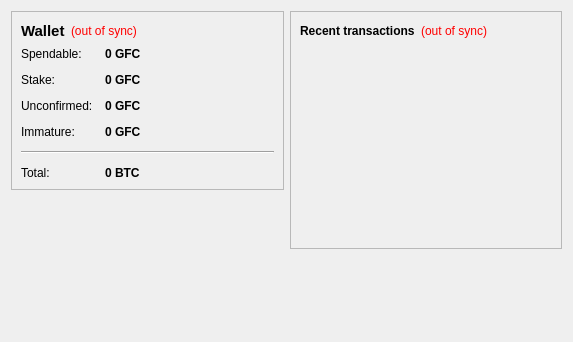
<?xml version="1.0" encoding="UTF-8"?>
<ui version="4.0">
 <class>OverviewPage</class>
 <widget class="QWidget" name="OverviewPage">
  <property name="geometry">
   <rect>
    <x>0</x>
    <y>0</y>
    <width>573</width>
    <height>342</height>
   </rect>
  </property>
  <property name="windowTitle">
   <string>Form</string>
  </property>
  <layout class="QHBoxLayout" name="horizontalLayout" stretch="1,1">
   <item>
    <layout class="QVBoxLayout" name="verticalLayout_2">
     <item>
      <widget class="QFrame" name="frame">
       <property name="frameShape">
        <enum>QFrame::StyledPanel</enum>
       </property>
       <property name="frameShadow">
        <enum>QFrame::Raised</enum>
       </property>
       <layout class="QVBoxLayout" name="verticalLayout_4">
        <item>
         <layout class="QHBoxLayout" name="horizontalLayout_4">
          <item>
           <widget class="QLabel" name="label_5">
            <property name="font">
             <font>
              <pointsize>11</pointsize>
              <weight>75</weight>
              <bold>true</bold>
             </font>
            </property>
            <property name="text">
             <string>Wallet</string>
            </property>
           </widget>
          </item>
          <item>
           <widget class="QLabel" name="labelWalletStatus">
            <property name="toolTip">
             <string>The displayed information may be out of date. Your wallet automatically synchronizes with the Guficoin network after a connection is established, but this process has not completed yet.</string>
            </property>
            <property name="styleSheet">
             <string notr="true">QLabel { color: red; }</string>
            </property>
            <property name="text">
             <string notr="true">(out of sync)</string>
            </property>
            <property name="alignment">
             <set>Qt::AlignLeading|Qt::AlignLeft|Qt::AlignVCenter</set>
            </property>
           </widget>
          </item>
          <item>
           <spacer name="horizontalSpacer_2">
            <property name="orientation">
             <enum>Qt::Horizontal</enum>
            </property>
            <property name="sizeHint" stdset="0">
             <size>
              <width>40</width>
              <height>20</height>
             </size>
            </property>
           </spacer>
          </item>
         </layout>
        </item>
        <item>
         <layout class="QFormLayout" name="formLayout_2">
          <property name="fieldGrowthPolicy">
           <enum>QFormLayout::AllNonFixedFieldsGrow</enum>
          </property>
          <property name="horizontalSpacing">
           <number>12</number>
          </property>
          <property name="verticalSpacing">
           <number>12</number>
          </property>
          <item row="0" column="0">
           <widget class="QLabel" name="label">
            <property name="text">
             <string>Spendable:</string>
            </property>
           </widget>
          </item>
          <item row="0" column="1">
           <widget class="QLabel" name="labelBalance">
            <property name="font">
             <font>
              <weight>75</weight>
              <bold>true</bold>
             </font>
            </property>
            <property name="cursor">
             <cursorShape>IBeamCursor</cursorShape>
            </property>
            <property name="toolTip">
             <string>Your current spendable balance</string>
            </property>
            <property name="text">
             <string notr="true">0 GFC</string>
            </property>
            <property name="textInteractionFlags">
             <set>Qt::LinksAccessibleByMouse|Qt::TextSelectableByKeyboard|Qt::TextSelectableByMouse</set>
            </property>
           </widget>
          </item>
          <item row="1" column="0">
           <widget class="QLabel" name="label_6">
            <property name="text">
             <string>Stake:</string>
            </property>
           </widget>
          </item>
          <item row="1" column="1">
           <widget class="QLabel" name="labelStake">
            <property name="font">
             <font>
              <weight>75</weight>
              <bold>true</bold>
             </font>
            </property>
            <property name="cursor">
             <cursorShape>IBeamCursor</cursorShape>
            </property>
            <property name="toolTip">
             <string>Total of coins that was staked, and do not yet count toward the current balance</string>
            </property>
            <property name="text">
             <string notr="true">0 GFC</string>
            </property>
            <property name="textInteractionFlags">
             <set>Qt::LinksAccessibleByMouse|Qt::TextSelectableByKeyboard|Qt::TextSelectableByMouse</set>
            </property>
           </widget>
          </item>
          <item row="2" column="0">
           <widget class="QLabel" name="label_3">
            <property name="text">
             <string>Unconfirmed:</string>
            </property>
           </widget>
          </item>
          <item row="2" column="1">
           <widget class="QLabel" name="labelUnconfirmed">
            <property name="font">
             <font>
              <weight>75</weight>
              <bold>true</bold>
             </font>
            </property>
            <property name="cursor">
             <cursorShape>IBeamCursor</cursorShape>
            </property>
            <property name="toolTip">
             <string>Total of transactions that have yet to be confirmed, and do not yet count toward the current balance</string>
            </property>
            <property name="text">
             <string notr="true">0 GFC</string>
            </property>
            <property name="textInteractionFlags">
             <set>Qt::LinksAccessibleByMouse|Qt::TextSelectableByKeyboard|Qt::TextSelectableByMouse</set>
            </property>
           </widget>
          </item>
          <item row="3" column="0">
           <widget class="QLabel" name="labelImmatureText">
            <property name="text">
             <string>Immature:</string>
            </property>
           </widget>
          </item>
          <item row="3" column="1">
           <widget class="QLabel" name="labelImmature">
            <property name="font">
             <font>
              <weight>75</weight>
              <bold>true</bold>
             </font>
            </property>
            <property name="toolTip">
             <string>Mined balance that has not yet matured</string>
            </property>
            <property name="text">
             <string notr="true">0 GFC</string>
            </property>
            <property name="textInteractionFlags">
             <set>Qt::LinksAccessibleByMouse|Qt::TextSelectableByKeyboard|Qt::TextSelectableByMouse</set>
            </property>
           </widget>
          </item>
          <item row="4" column="0" colspan="2">
           <widget class="Line" name="line">
            <property name="orientation">
             <enum>Qt::Horizontal</enum>
            </property>
           </widget>
          </item>
          <item row="5" column="0">
           <widget class="QLabel" name="labelTotalText">
            <property name="text">
             <string>Total:</string>
            </property>
           </widget>
          </item>
          <item row="5" column="1">
           <widget class="QLabel" name="labelTotal">
            <property name="font">
             <font>
              <weight>75</weight>
              <bold>true</bold>
             </font>
            </property>
            <property name="cursor">
             <cursorShape>IBeamCursor</cursorShape>
            </property>
            <property name="toolTip">
             <string>Your current total balance</string>
            </property>
            <property name="text">
             <string notr="true">0 BTC</string>
            </property>
            <property name="textInteractionFlags">
             <set>Qt::LinksAccessibleByMouse|Qt::TextSelectableByKeyboard|Qt::TextSelectableByMouse</set>
            </property>
           </widget>
          </item>
         </layout>
        </item>
       </layout>
      </widget>
     </item>
     <item>
      <spacer name="verticalSpacer">
       <property name="orientation">
        <enum>Qt::Vertical</enum>
       </property>
       <property name="sizeHint" stdset="0">
        <size>
         <width>20</width>
         <height>40</height>
        </size>
       </property>
      </spacer>
     </item>
    </layout>
   </item>
   <item>
    <layout class="QVBoxLayout" name="verticalLayout_3">
     <item>
      <widget class="QFrame" name="frame_2">
       <property name="frameShape">
        <enum>QFrame::StyledPanel</enum>
       </property>
       <property name="frameShadow">
        <enum>QFrame::Raised</enum>
       </property>
       <layout class="QVBoxLayout" name="verticalLayout">
        <item>
         <layout class="QHBoxLayout" name="horizontalLayout_2">
          <item>
           <widget class="QLabel" name="label_4">
            <property name="text">
             <string>&lt;b&gt;Recent transactions&lt;/b&gt;</string>
            </property>
           </widget>
          </item>
          <item>
           <widget class="QLabel" name="labelTransactionsStatus">
            <property name="toolTip">
             <string>The displayed information may be out of date. Your wallet automatically synchronizes with the Guficoin network after a connection is established, but this process has not completed yet.</string>
            </property>
            <property name="styleSheet">
             <string notr="true">QLabel { color: red; }</string>
            </property>
            <property name="text">
             <string notr="true">(out of sync)</string>
            </property>
            <property name="alignment">
             <set>Qt::AlignRight|Qt::AlignTrailing|Qt::AlignVCenter</set>
            </property>
           </widget>
          </item>
          <item>
           <spacer name="horizontalSpacer">
            <property name="orientation">
             <enum>Qt::Horizontal</enum>
            </property>
            <property name="sizeHint" stdset="0">
             <size>
              <width>40</width>
              <height>20</height>
             </size>
            </property>
           </spacer>
          </item>
         </layout>
        </item>
        <item>
         <widget class="QListView" name="listTransactions">
          <property name="styleSheet">
           <string notr="true">QListView { background: transparent; }</string>
          </property>
          <property name="frameShape">
           <enum>QFrame::NoFrame</enum>
          </property>
          <property name="verticalScrollBarPolicy">
           <enum>Qt::ScrollBarAlwaysOff</enum>
          </property>
          <property name="horizontalScrollBarPolicy">
           <enum>Qt::ScrollBarAlwaysOff</enum>
          </property>
          <property name="selectionMode">
           <enum>QAbstractItemView::NoSelection</enum>
          </property>
         </widget>
        </item>
       </layout>
      </widget>
     </item>
     <item>
      <spacer name="verticalSpacer_2">
       <property name="orientation">
        <enum>Qt::Vertical</enum>
       </property>
       <property name="sizeHint" stdset="0">
        <size>
         <width>20</width>
         <height>40</height>
        </size>
       </property>
      </spacer>
     </item>
    </layout>
   </item>
  </layout>
 </widget>
 <resources/>
 <connections/>
</ui>
